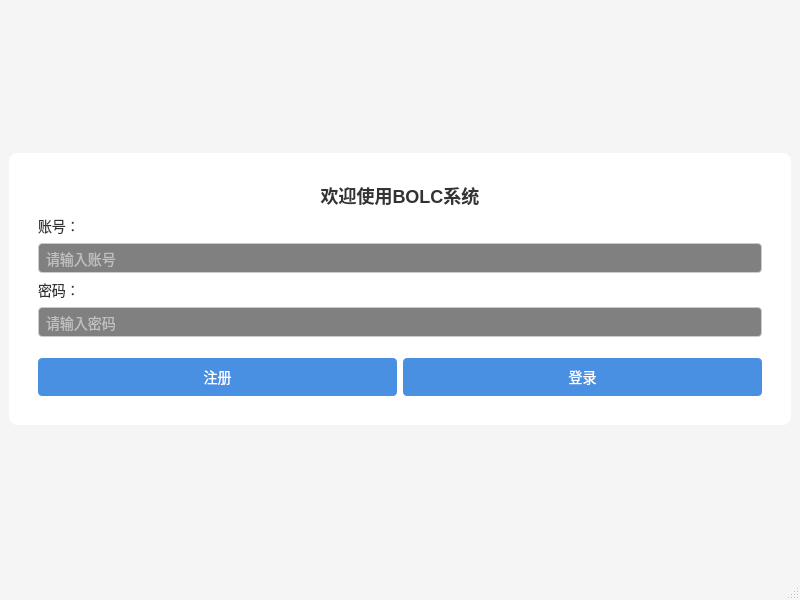
<?xml version="1.0" encoding="UTF-8"?>
<ui version="4.0">
 <class>MainWindow</class>
 <widget class="QMainWindow" name="MainWindow">
  <property name="geometry">
   <rect>
    <x>0</x>
    <y>0</y>
    <width>800</width>
    <height>600</height>
   </rect>
  </property>
  <property name="windowTitle">
   <string>银行系统——注册/登录页面</string>
  </property>
  <property name="styleSheet">
   <string notr="true">
QMainWindow {
    background-color: #f5f5f5;
}
QLabel {
    font-family: 'Segoe UI', sans-serif;
    font-size: 14px;
    color: #333333;
}
QLineEdit {
    padding: 5px;
    border: 1px solid #cccccc;
    border-radius: 4px;
    font-size: 14px;
}
QPushButton {
    background-color: #4a90e2;
    color: white;
    border: none;
    border-radius: 4px;
    padding: 8px 16px;
    font-size: 14px;
}
QPushButton:hover {
    background-color: #357ae8;
}
   </string>
  </property>
  <widget class="QWidget" name="centralwidget">
   <layout class="QVBoxLayout" name="verticalLayout">
    <item>
     <spacer>
      <property name="sizePolicy">
       <sizepolicy hsizetype="Minimum" vsizetype="Expanding">
        <horstretch>0</horstretch>
        <verstretch>1</verstretch>
       </sizepolicy>
      </property>
      <property name="minimumSize">
       <size>
        <width>20</width>
        <height>20</height>
       </size>
      </property>
      <property name="orientation">
       <enum>Qt::Orientation::Vertical</enum>
      </property>
      <property name="sizeHint" stdset="0">
       <size>
        <width>0</width>
        <height>0</height>
       </size>
      </property>
     </spacer>
    </item>
    <item>
     <widget class="QFrame" name="formContainer">
      <property name="styleSheet">
       <string notr="true">QFrame#formContainer { background-color: white; border-radius: 8px; padding: 20px; }</string>
      </property>
      <layout class="QVBoxLayout" name="formLayout">
       <item>
        <widget class="QLabel" name="titleLabel">
         <property name="styleSheet">
          <string notr="true">font-weight: bold; font-size: 18px;</string>
         </property>
         <property name="text">
          <string>欢迎使用BOLC系统</string>
         </property>
         <property name="textFormat">
          <enum>Qt::TextFormat::RichText</enum>
         </property>
         <property name="alignment">
          <set>Qt::AlignmentFlag::AlignCenter</set>
         </property>
        </widget>
       </item>
       <item>
        <widget class="QLabel" name="ID">
         <property name="text">
          <string>账号：</string>
         </property>
        </widget>
       </item>
       <item>
        <widget class="QLineEdit" name="inputID">
         <property name="minimumSize">
          <size>
           <width>250</width>
           <height>30</height>
          </size>
         </property>
         <property name="autoFillBackground">
          <bool>false</bool>
         </property>
         <property name="styleSheet">
          <string notr="true">background-color: rgb(128, 128, 128);
color: rgb(255, 255, 255);</string>
         </property>
         <property name="placeholderText">
          <string>请输入账号</string>
         </property>
        </widget>
       </item>
       <item>
        <widget class="QLabel" name="Password">
         <property name="text">
          <string>密码：</string>
         </property>
        </widget>
       </item>
       <item>
        <widget class="QLineEdit" name="inputPassword">
         <property name="minimumSize">
          <size>
           <width>250</width>
           <height>30</height>
          </size>
         </property>
         <property name="autoFillBackground">
          <bool>false</bool>
         </property>
         <property name="styleSheet">
          <string notr="true">background:rgb(128, 128, 128);
color: rgb(255, 255, 255);</string>
         </property>
         <property name="echoMode">
          <enum>QLineEdit::EchoMode::Password</enum>
         </property>
         <property name="placeholderText">
          <string>请输入密码</string>
         </property>
        </widget>
       </item>
       <item>
        <spacer>
         <property name="sizePolicy">
          <sizepolicy hsizetype="Minimum" vsizetype="Fixed">
           <horstretch>0</horstretch>
           <verstretch>0</verstretch>
          </sizepolicy>
         </property>
         <property name="minimumSize">
          <size>
           <width>20</width>
           <height>15</height>
          </size>
         </property>
         <property name="orientation">
          <enum>Qt::Orientation::Vertical</enum>
         </property>
         <property name="sizeHint" stdset="0">
          <size>
           <width>0</width>
           <height>0</height>
          </size>
         </property>
        </spacer>
       </item>
       <item>
        <layout class="QHBoxLayout" name="buttonLayout">
         <item>
          <widget class="QPushButton" name="registerID">
           <property name="text">
            <string>注册</string>
           </property>
          </widget>
         </item>
         <item>
          <widget class="QPushButton" name="log_onID">
           <property name="text">
            <string>登录</string>
           </property>
          </widget>
         </item>
        </layout>
       </item>
      </layout>
     </widget>
    </item>
    <item>
     <spacer>
      <property name="sizePolicy">
       <sizepolicy hsizetype="Minimum" vsizetype="Expanding">
        <horstretch>0</horstretch>
        <verstretch>2</verstretch>
       </sizepolicy>
      </property>
      <property name="orientation">
       <enum>Qt::Orientation::Vertical</enum>
      </property>
      <property name="sizeHint" stdset="0">
       <size>
        <width>0</width>
        <height>0</height>
       </size>
      </property>
     </spacer>
    </item>
   </layout>
  </widget>
  <widget class="QMenuBar" name="menubar">
   <property name="geometry">
    <rect>
     <x>0</x>
     <y>0</y>
     <width>800</width>
     <height>17</height>
    </rect>
   </property>
  </widget>
  <widget class="QStatusBar" name="statusbar"/>
 </widget>
 <resources/>
 <connections/>
</ui>
